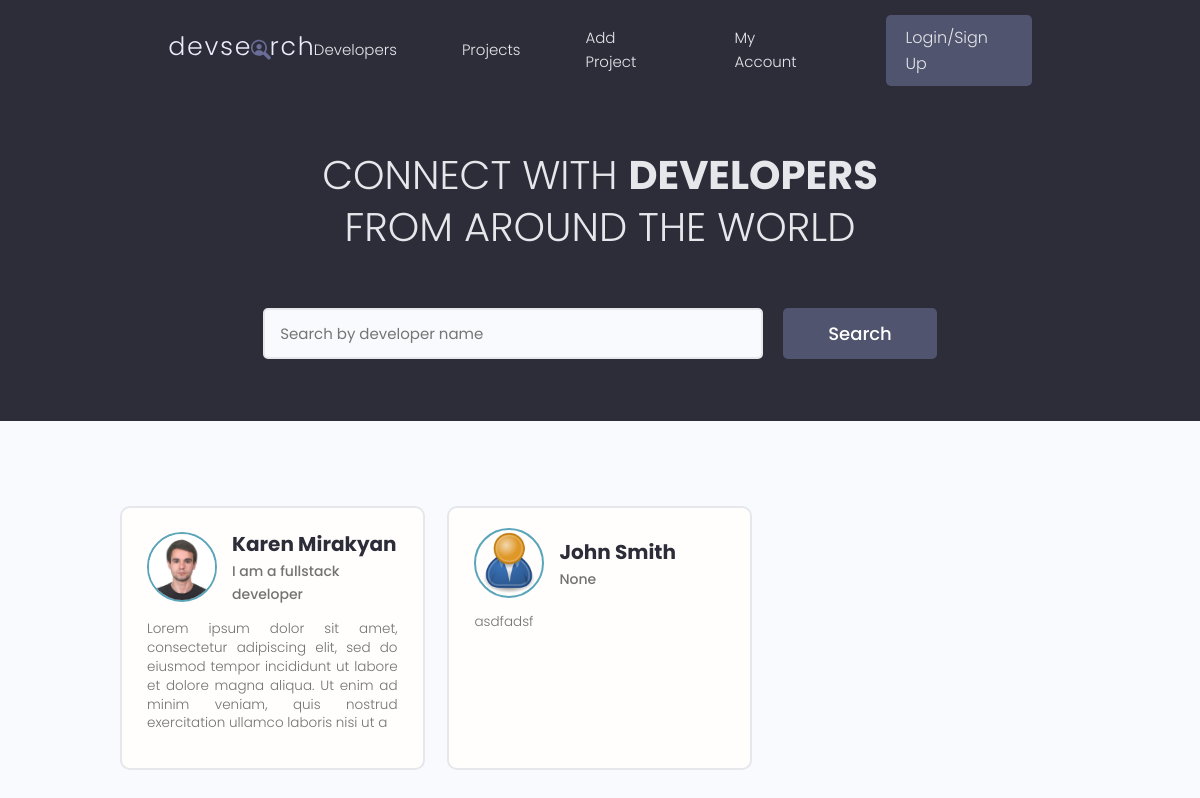
The app's page /, older data.
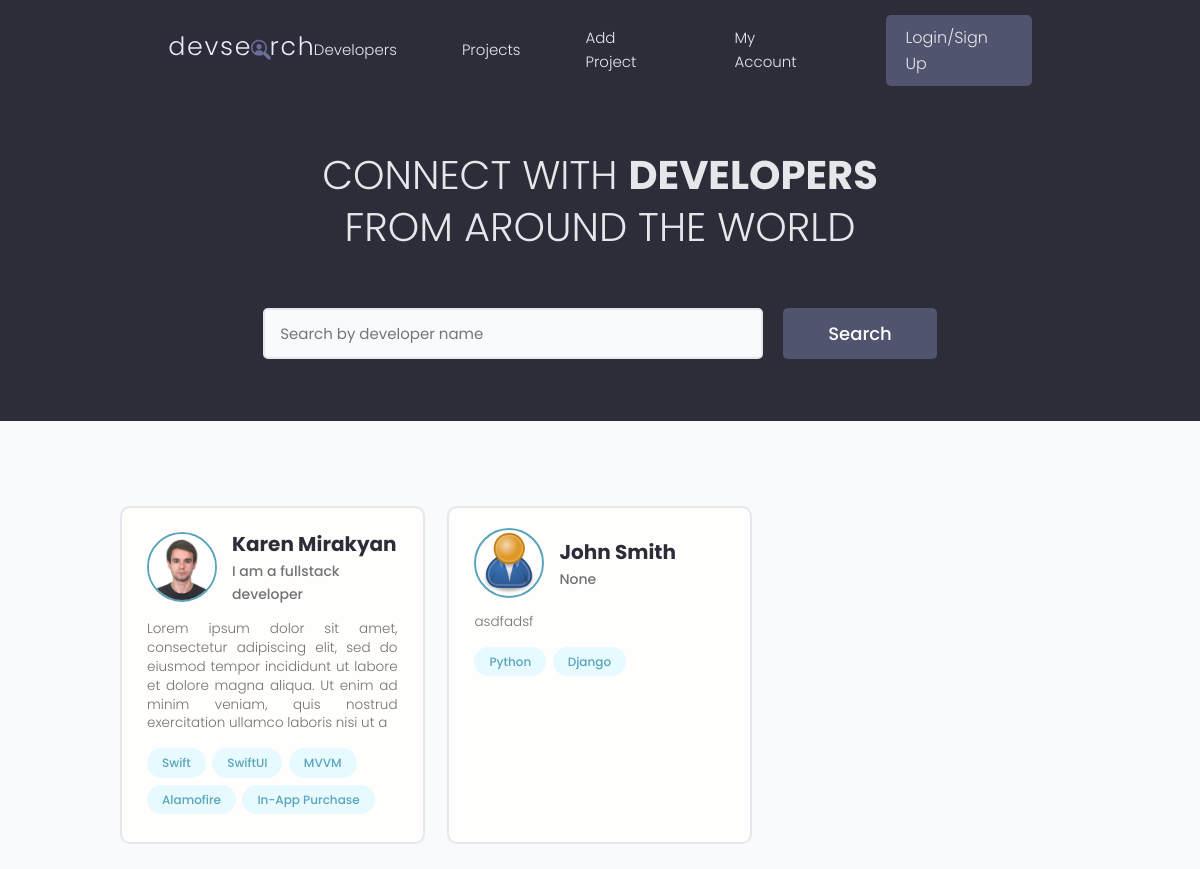
The same page, newer data.
### users/models.py (models this page shows, shortened)
class Profile(models.Model):
    user = models.OneToOneField(User, on_delete=models.CASCADE, null=True, blank=True)
    name = models.CharField(max_length=200, blank=True, null=True)
    username = models.CharField(max_length=200, blank=True, null=True)
    location = models.CharField(max_length=200, blank=True, null=True)
    email = models.EmailField(max_length=200, blank=True, null=True)
    short_intro = models.CharField(max_length=200, blank=True, null=True)
    bio = models.TextField(blank=True, null=True)
    profile_image = models.ImageField(null=True, blank=True, upload_to='profiles/', default='profiles/user-default.png')
    social_github = models.CharField(max_length=200, blank=True, null=True)
    social_twitter = models.CharField(max_length=200, blank=True, null=True)
    social_linkedin = models.CharField(max_length=200, blank=True, null=True)
    social_youtube = models.CharField(max_length=200, blank=True, null=True)
    social_website = models.CharField(max_length=200, blank=True, null=True)
    created = models.DateTimeField(auto_now_add=True)
    id = models.UUIDField(default=uuid.uuid4, unique=True, primary_key=True, editable=False)

class Skill(models.Model):
    owner = models.ForeignKey(Profile, on_delete=models.CASCADE, null=True, blank=True)
    name = models.CharField(max_length=200, blank=True, null=True)
    description = models.TextField(blank=True, null=True)
    created = models.DateTimeField(auto_now_add=True)
    id = models.UUIDField(default=uuid.uuid4, unique=True, primary_key=True, editable=False)
    def __str__(self):
        return str(self.name)

### users/views.py (the view)
# urls.py: path('', views.profiles, name='profiles'),
def profiles(request):
    all_profiles = Profile.objects.all()
    context = {'profiles': all_profiles}
    return render(request, 'users/profiles.html', context)

### users/templates/users/profiles.html (shortened to what this page needs)
{% extends 'main.html' %}
{% block content %}
     <main class="home">
    <section class="hero-section text-center">
      <div class="container container--narrow">
        <div class="hero-section__box">
          <h2>CONNECT WITH <span>DEVELOPERS</span></h2>
          <h2>FROM AROUND THE WORLD</h2>
        </div>
        <div class="hero-section__search">
          <form class="form" action="#" method="get">
            <div class="form__field">
              <input class="input input--text" id="formInput#search" type="text" name="text"
                placeholder="Search by developer name" />
            </div>
            <input class="btn btn--sub btn--lg" type="submit" value="Search" />
          </form>
        </div>
      </div>
    </section>
    <section class="devlist">
      <div class="container">
        <div class="grid grid--three">
            {% for profile in profiles %}
                <div class="column card">
            <div class="dev">
              <a href="{% url 'user-profile' profile.id %}" class="card__body">
                <div class="dev__profile">
                  <img class="avatar avatar--md" src="{{ profile.profile_image.url }}" alt="image" />
                  <div class="dev__meta">
                    <h3>{{ profile.name }}</h3>
                    <h5>{{ profile.short_intro|slice:'60' }}</h5>
                  </div>
                </div>
                <p class="dev__info">
                    {{ profile.bio|slice:'200' }}
                </p>
                <div class="dev__skills">
                    {% for skill in profile.skill_set.all|slice:'5' %}
                        <span class="tag tag--pill tag--main">
                            <small>{{ skill }}</small>
                        </span>
                    {% endfor %}
                </div>
              </a>
            </div>
          </div>
            {% endfor %}
        </div>
      </div>
    </section>
  </main>
{% endblock %}

### templates/main.html (shortened to what this page needs)
<!DOCTYPE html>
{% load static %}
<html lang="en">
<head>
  <link rel="stylesheet" href="https://cdn.iconmonstr.com/1.3.0/css/iconmonstr-iconic-font.min.css" />
  <link rel="stylesheet" href="{% static 'uikit/styles/uikit.css' %}" />
  <link rel="stylesheet" href="{% static 'styles/app.css' %}" />
</head>
<body>
    {% include 'navbar.html' %}
    {% block content %}
    {% endblock %}
</body>
</html>

### templates/navbar.html (shortened to what this page needs)
{% load static %}
  <header class="header">
    <div class="container container--narrow">
      <a href="{% url 'profiles' %}" class="header__logo">
        <img src="{% static 'images/logo.svg' %}" alt="DevSearch Logo" />
      </a>
      <nav class="header__nav">
        <ul class="header__menu">
          <li class="header__menuItem"><a href="{% url 'profiles' %}">Developers</a></li>
          <li class="header__menuItem"><a href="{% url 'projects' %}">Projects</a></li>
          <li class="header__menuItem"><a href="{% url 'create-project' %}">Add Project</a></li>
          <li class="header__menuItem"><a href="">My Account</a></li>
          <li class="header__menuItem"><a href="" class="btn btn--sub">Login/Sign Up</a></li>
        </ul>
      </nav>
    </div>
  </header>

### static/styles/app.css (style rules this page uses)
:root { --color-sub: #2d2d39; }
.btn--sub { background-color: var(--color-sub-light); }
.card { border: 2px solid var(--color-light); }
img { width: 100%; }
.header { position: sticky; z-index: 111; background-color: var(--color-sub); padding: 1.5rem 0; }
.header > .container { display: flex; justify-content: space-between; align-items: center; }
.header__logo > img { height: 3.8rem; }
.header__nav > ul { display: inline-flex; align-items: center; list-style: none; gap: 6.5rem; }
.header__menuItem > a { color: var(--color-light); font-weight: 300; }
.hero-section { height: 40vh; display: flex; align-items: center; background-color: var(--color-sub); }
.hero-section__box { margin-bottom: 4rem; }
.hero-section__box > h2, .hero-section__box > h2 > span { font-size: 4rem; color: var(--color-light); line-height: 1.3; text-transform: uppercase; }
.hero-section__box > h2 { font-weight: 300; }
.hero-section__box > h2 > span { font-weight: 700; }
.hero-section__search > .form { display: flex; align-items: center; justify-content: center; gap: 2rem; }
.hero-section__search > .form input.input--text { width: 50rem; }
.devlist { margin-top: 8rem; }
.devlist .grid { align-items: stretch; }
.devlist .dev .dev__profile { display: flex; align-items: center; gap: 1.5rem; }
.devlist .dev .dev__meta h3 { color: var(--color-sub); font-size: 2rem; font-weight: 700; }
.devlist .dev .dev__meta h5 { color: var(--color-text); font-size: 1.4rem; font-weight: 500; }
.devlist .dev .dev__info { margin: 1.5rem 0; font-size: 1.35rem; line-height: 1.4; text-align: justify; }

### static/uikit/styles/modules/_variables.css (style rules this page uses)
:root { --color-main: #5aa5b9; --color-main-light: #e6faff; --color-sub: #3f4156; --color-sub-light: #51546e; --color-sub-lighter: #ededfd; --color-text: #737373; --color-gray: #8b8b8b; --color-light: #e5e7eb; --color-light-gray: #767676; --color-bg: #f8fafd; --color-white: #fffefd; --color-white-light: #f3f3f3; --color-success: #359e64; --color-success-bg: #def8e8; --color-error: #fc4b0b; --color-error-bg: #fff2ee; --font-base: 'Poppins', arial, helvetica, 'Segoe UI', roboto, ubuntu, sans-serif; --font-monospace: 'Fira Code', 'Courier New', courier, monospace; --font-regular: 300; --font-medium: 500; --font-bold: 700; --generic-shadow: 1px 1px 5px #00000010; --generic-transition: all 0.3s ease-in-out; }

### static/uikit/styles/modules/_base.css (style rules this page uses)
* { margin: 0; padding: 0; box-sizing: border-box; text-rendering: optimizeLegibility; color: inherit; font-size: inherit; }
html { font-size: 50%; }
@media only screen and (min-width: 480px) { html { font-size: 56.25%; } }
@media only screen and (min-width: 1200px) { html { font-size: 62.5%; } }
body { line-height: 1.6; font-weight: 400; font-size: 1.5rem; color: var(--color-text); background-color: var(--color-bg); min-height: 100vh; }

### static/uikit/styles/modules/_typography.css (style rules this page uses)
* { font-family: var(--font-base); }
h2 { font-size: 3.6rem; font-weight: var(--font-bold); }
h3 { font-size: 3.2rem; font-weight: var(--font-medium); }
h5 { font-size: 2.4rem; font-weight: var(--font-medium); }
h5, h6 { font-weight: var(--font-regular); }
p, span, strong { font-size: 1.6rem; color: var(--color-text); font-weight: var(--font-regular); }
a { padding-bottom: 2px; text-decoration: none; display: inline-block; color: var(--color-main); font-weight: var(--font-medium); }

### static/uikit/styles/modules/_utilities.css (style rules this page uses)
.container { width: 92%; max-width: 165rem; margin: 0 auto; box-sizing: border-box; }
.container--narrow { width: 92%; max-width: 120rem; }
@media screen and (min-width: 1000px) { .container { width: 90%; } }
@media screen and (min-width: 1000px) { .container--narrow { width: 85%; } }
@media screen and (min-width: 1200px) { .container { width: 80%; } }
@media screen and (min-width: 1200px) { .container--narrow { width: 72%; } }
.text-center { text-align: center; }

### static/uikit/styles/modules/_avatar.css (style rules this page uses)
.avatar { border-radius: 50%; border: 2px solid var(--color-main); object-fit: cover; }
.avatar--md { height: 7rem; width: 7rem; }

### static/uikit/styles/modules/_button.css (style rules this page uses)
.btn { display: inline-block; position: relative; cursor: pointer; background-color: var(--color-light); font-weight: var(--font-medium); color: var(--color-sub); text-decoration: none; padding: 1rem 2rem; border-radius: 0.5rem; border: none; width: -webkit-fit-content; width: -moz-fit-content; width: fit-content; height: -webkit-fit-content; height: -moz-fit-content; height: fit-content; font-size: 1.6rem; outline-width: 0; outline-color: transparent; -webkit-backface-visibility: hidden; backface-visibility: hidden; transition: all 0.3s ease-in-out; }
.btn--sub { background-color: var(--color-sub); color: var(--color-white); }
.btn--lg { font-size: 1.8rem; padding: 1.2rem 4.5rem; }

Row changes from the older to the newer data that the page shows:
added Skill: name "Swift", shown under Profile "Karen Mirakyan"
added Skill: name "SwiftUI", shown under Profile "Karen Mirakyan"
added Skill: name "MVVM", shown under Profile "Karen Mirakyan"
added Skill: name "Alamofire", shown under Profile "Karen Mirakyan"
added Skill: name "In-App Purchase", shown under Profile "Karen Mirakyan"
added Skill: name "Python", shown under Profile "John Smith"
added Skill: name "Django", shown under Profile "John Smith"
